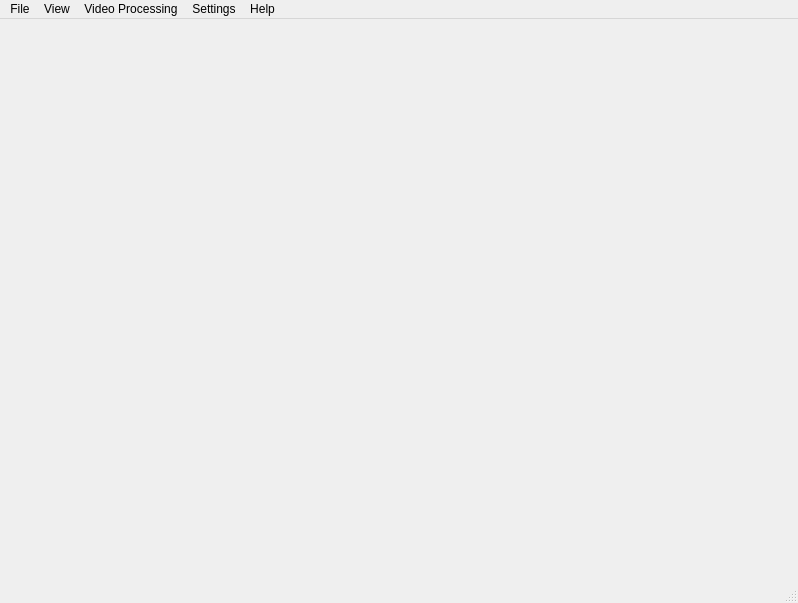
<?xml version="1.0" encoding="UTF-8"?>
<ui version="4.0">
 <class>MainWindow</class>
 <widget class="QMainWindow" name="MainWindow">
  <property name="geometry">
   <rect>
    <x>0</x>
    <y>0</y>
    <width>798</width>
    <height>603</height>
   </rect>
  </property>
  <property name="windowTitle">
   <string/>
  </property>
  <widget class="QWidget" name="centralwidget"/>
  <widget class="QMenuBar" name="menubar">
   <property name="geometry">
    <rect>
     <x>0</x>
     <y>0</y>
     <width>798</width>
     <height>26</height>
    </rect>
   </property>
   <widget class="QMenu" name="menuFile">
    <property name="title">
     <string>File</string>
    </property>
    <addaction name="mActionNewProject"/>
    <addaction name="mActionOpenProject"/>
    <addaction name="separator"/>
    <addaction name="actionOpen_Video_Files"/>
    <addaction name="actionOpen_Current_Video"/>
    <addaction name="separator"/>
    <addaction name="actionExit"/>
   </widget>
   <widget class="QMenu" name="menuHelp">
    <property name="title">
     <string>Help</string>
    </property>
    <addaction name="actionWebsit"/>
    <addaction name="actionManual"/>
    <addaction name="separator"/>
    <addaction name="actionAbout"/>
    <addaction name="mTest"/>
   </widget>
   <widget class="QMenu" name="menuSettings">
    <property name="title">
     <string>Settings</string>
    </property>
    <addaction name="actionSetting"/>
    <addaction name="separator"/>
    <addaction name="mActionExploringModel"/>
    <addaction name="mActionLoopDetector"/>
    <addaction name="mActionDetectionTrack"/>
   </widget>
   <widget class="QMenu" name="menuView">
    <property name="title">
     <string>View</string>
    </property>
   </widget>
   <widget class="QMenu" name="menuVideo_Processing">
    <property name="title">
     <string>Video Processing</string>
    </property>
    <addaction name="actionNext_Frame"/>
    <addaction name="separator"/>
    <addaction name="actionFinish_processing"/>
    <addaction name="actionBottom_window"/>
   </widget>
   <addaction name="menuFile"/>
   <addaction name="menuView"/>
   <addaction name="menuVideo_Processing"/>
   <addaction name="menuSettings"/>
   <addaction name="menuHelp"/>
  </widget>
  <widget class="QStatusBar" name="mStatusbar"/>
  <action name="actionOpen_Video_Files">
   <property name="text">
    <string>open new video</string>
   </property>
  </action>
  <action name="actionOpen_Current_Video">
   <property name="text">
    <string>open current video</string>
   </property>
  </action>
  <action name="actionExit">
   <property name="text">
    <string>Exit</string>
   </property>
  </action>
  <action name="actionWebsit">
   <property name="text">
    <string>Websit</string>
   </property>
  </action>
  <action name="actionManual">
   <property name="text">
    <string>Manual</string>
   </property>
  </action>
  <action name="actionAbout">
   <property name="text">
    <string>About</string>
   </property>
  </action>
  <action name="actionNext_Frame">
   <property name="text">
    <string>Next Frame (Space)</string>
   </property>
  </action>
  <action name="actionFinish_processing">
   <property name="text">
    <string>Finish processing</string>
   </property>
  </action>
  <action name="actionTest">
   <property name="text">
    <string>test</string>
   </property>
  </action>
  <action name="actionSetting">
   <property name="text">
    <string>setting</string>
   </property>
  </action>
  <action name="action50">
   <property name="text">
    <string>50</string>
   </property>
  </action>
  <action name="action100">
   <property name="text">
    <string>100</string>
   </property>
  </action>
  <action name="action150">
   <property name="text">
    <string>150</string>
   </property>
  </action>
  <action name="action200">
   <property name="text">
    <string>200</string>
   </property>
  </action>
  <action name="action250">
   <property name="text">
    <string>250</string>
   </property>
  </action>
  <action name="action300">
   <property name="text">
    <string>300</string>
   </property>
  </action>
  <action name="action350">
   <property name="text">
    <string>350</string>
   </property>
  </action>
  <action name="action400">
   <property name="text">
    <string>400</string>
   </property>
  </action>
  <action name="actionFit_window">
   <property name="text">
    <string>fit window</string>
   </property>
  </action>
  <action name="action25">
   <property name="text">
    <string>25</string>
   </property>
  </action>
  <action name="mMenuViewPlot">
   <property name="checkable">
    <bool>true</bool>
   </property>
   <property name="checked">
    <bool>true</bool>
   </property>
   <property name="text">
    <string>plot window</string>
   </property>
  </action>
  <action name="mMenuViewMatrix">
   <property name="checkable">
    <bool>true</bool>
   </property>
   <property name="checked">
    <bool>true</bool>
   </property>
   <property name="text">
    <string>matrix window</string>
   </property>
  </action>
  <action name="actionBottom_window">
   <property name="text">
    <string>bottom window</string>
   </property>
  </action>
  <action name="mMenuViewBottom">
   <property name="checkable">
    <bool>true</bool>
   </property>
   <property name="checked">
    <bool>true</bool>
   </property>
   <property name="text">
    <string>bottom window</string>
   </property>
  </action>
  <action name="mActionLoopDetector">
   <property name="checkable">
    <bool>true</bool>
   </property>
   <property name="text">
    <string>Loop detector model</string>
   </property>
  </action>
  <action name="mActionDetectionTrack">
   <property name="checkable">
    <bool>true</bool>
   </property>
   <property name="text">
    <string>Detection and Track model</string>
   </property>
  </action>
  <action name="mActionExploringModel">
   <property name="checkable">
    <bool>true</bool>
   </property>
   <property name="checked">
    <bool>true</bool>
   </property>
   <property name="text">
    <string>Exploring model</string>
   </property>
  </action>
  <action name="mActionNewProject">
   <property name="text">
    <string>New project</string>
   </property>
  </action>
  <action name="mActionOpenProject">
   <property name="text">
    <string>Open project</string>
   </property>
  </action>
  <action name="mTest">
   <property name="text">
    <string>test</string>
   </property>
  </action>
 </widget>
 <resources/>
 <connections/>
</ui>
